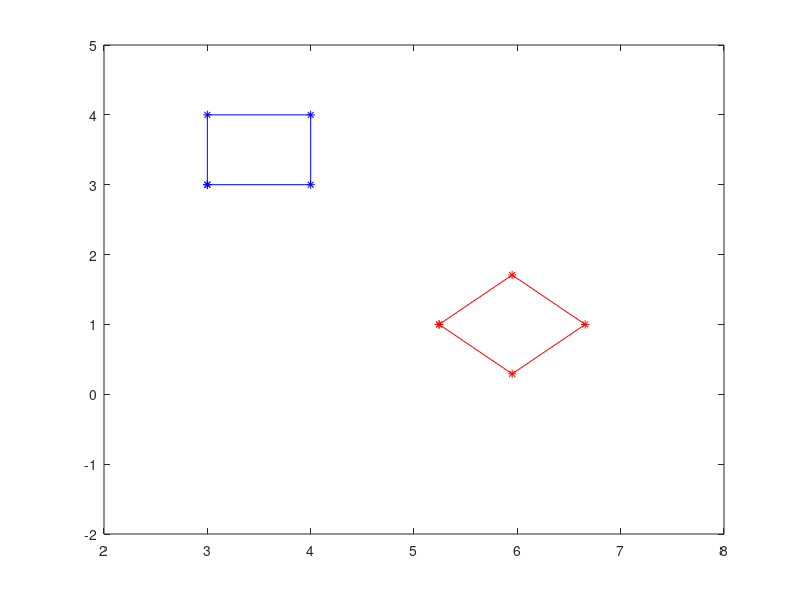
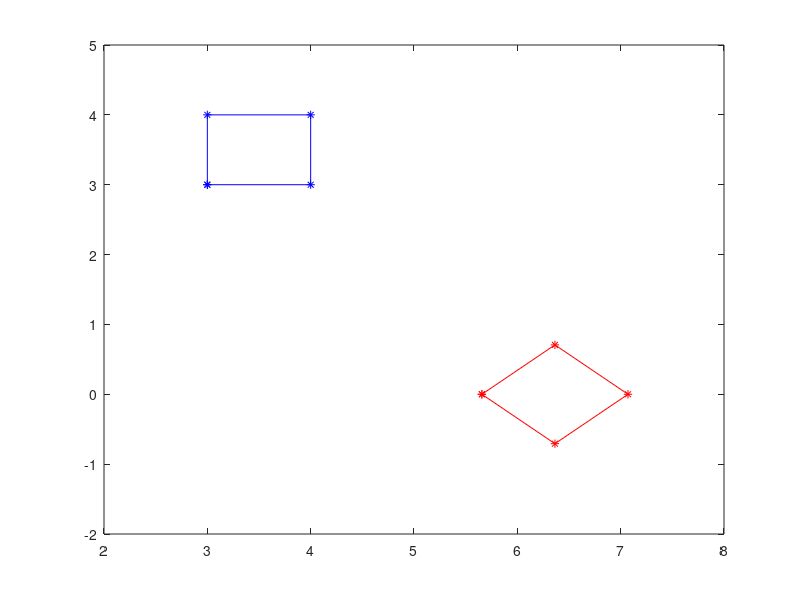

Source code (MATLAB) for these figures, in order:
%++++++++++++++++++++++++++++++++++++++++++++++++++++++++++++++++++++++++++
%Exercise3:
%We will perform a rotation followed by a translation, and then in reverse
%order and compare the results, both using the homogeneous system
d_x = 1;%how much ever you want to translate in horizontal direction.
d_y = 1; % howmuchever you want to translate in vertical direction
% create original box
% first row is horizontal and second row is vertical coordinates
my_pts = [3 3 4 4 3;3 4 4 3 3];
% write code to plot the box
fig1=figure(1);
figure(fig1);
scatter(my_pts(1,:),my_pts(2,:));
plot(my_pts(1,1:end),my_pts(2,1:end),'b*-');

% write code here to create your 2D rotation matrix my_rot,absolute degree value: 45
a = -pi/4;
my_rot=[cos(a) -sin(a);sin(a) cos(a)];

% write code to create your Homogeneous 2D Translation matrix hom_trans using d_x & d_y
hom_trans = [1 0 d_x; 0 1 d_y; 0 0 1];
% Perform Compound transformation
% write code to construct your 2D Homogeneous Rotation Matrix using my_rot and store the
%result in hom_rot
% HINT: start with a 3x3 identity matrix and replace a part of it with my_rot to create hom_rot
I = eye(3);
I(1:2,1:2) = my_rot;
hom_rot = I;
% write code to convert my_pts to the homogeneous system and store the result in
%hom_my_pts
%since size return a mxn matrix size, m is # of row, n is # of cols
szdim2 = size(my_pts,2);
one_row = ones(1,szdim2);
hom_my_points = [my_pts(1,:);my_pts(2,:);one_row];

% write code to perform in a single compound transformation: translation (hom_trans)
%followed by rotation (hom_rot) on hom_my_pts, and store the result in trans_my_pts
%hom_rot is Rotation,hom_trans is translation
trans_my_pts = hom_trans*hom_rot*hom_my_points;
% write code to plot the transformed box (output) which has to be done in Cartesian, so...
% cut out the X, Y points and ignore the 3rd dimension
hold on;
%scatter(my_pts(1,:),my_pts(2,:));
%scatter(trans_my_pts(1,:),trans_my_pts(2,:));
plot(trans_my_pts(1,1:end),trans_my_pts(2,1:end),'r*-');
axis([2 8 -2 5]); % just to make the plot nicely visible
hold off;
% Now, let us reverse the order of rotation and translation and compare
fig2=figure(2);
plot(my_pts(1,1:end),my_pts(2,1:end),'b*-');
% write code to perform in a single compound transformation: rotation followed by translation,
%and store the result in trans_my_pts
trans_my_pts = hom_rot*hom_trans*hom_my_points;
%write code to plot the Translated box which has to be domne in Cartesian
%cut out the X,Y points and ignore the 3rd dim
hold on;
%scatter(my_pts(1,:),my_pts(2,:));
%scatter(trans_my_pts(1,:),trans_my_pts(2,:));
plot(trans_my_pts(1,1:end),trans_my_pts(2,1:end),'r*-');
axis([2 8 -2 5]);
